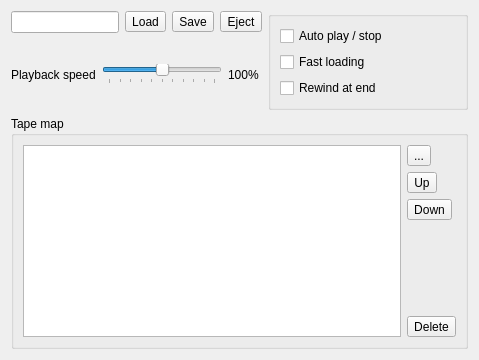
           <widget class="QWidget" name="tab_9">
            <attribute name="icon">
             <iconset resource="../xpeccy.qrc">
              <normaloff>:/images/tape.png</normaloff>:/images/tape.png</iconset>
            </attribute>
            <attribute name="title">
             <string>Tape</string>
            </attribute>
            <layout class="QVBoxLayout" name="verticalLayout_38" stretch="0,10">
             <item>
              <layout class="QHBoxLayout" name="horizontalLayout_7">
               <item>
                <layout class="QGridLayout" name="gridLayout_19">
                 <item row="0" column="3">
                  <widget class="QToolButton" name="tremotb">
                   <property name="toolTip">
                    <string>Eject the tape</string>
                   </property>
                   <property name="text">
                    <string>Eject</string>
                   </property>
                   <property name="icon">
                    <iconset resource="../xpeccy.qrc">
                     <normaloff>:/images/cancel.png</normaloff>:/images/cancel.png</iconset>
                   </property>
                  </widget>
                 </item>
                 <item row="0" column="2">
                  <widget class="QToolButton" name="tsavetb">
                   <property name="toolTip">
                    <string>Save the tape to a file</string>
                   </property>
                   <property name="text">
                    <string>Save</string>
                   </property>
                   <property name="icon">
                    <iconset resource="../xpeccy.qrc">
                     <normaloff>:/images/save_all.png</normaloff>:/images/save_all.png</iconset>
                   </property>
                  </widget>
                 </item>
                 <item row="0" column="0">
                  <widget class="QLineEdit" name="tpathle">
                   <property name="readOnly">
                    <bool>true</bool>
                   </property>
                  </widget>
                 </item>
                 <item row="0" column="1">
                  <widget class="QToolButton" name="tloadtb">
                   <property name="toolTip">
                    <string>Open a tape image</string>
                   </property>
                   <property name="text">
                    <string>Load</string>
                   </property>
                   <property name="icon">
                    <iconset resource="../xpeccy.qrc">
                     <normaloff>:/images/fileopen.png</normaloff>:/images/fileopen.png</iconset>
                   </property>
                  </widget>
                 </item>
                 <item row="1" column="0" colspan="4">
                  <layout class="QHBoxLayout" name="horizontalLayout_31">
                   <item>
                    <widget class="QLabel" name="labTapeSpeed">
                     <property name="toolTip">
                      <string>How fast the tape signal is played, in per cent of normal. A few images made on machines with an unusual clock load only when it is nudged either way</string>
                     </property>
                     <property name="text">
                      <string>Playback speed</string>
                     </property>
                    </widget>
                   </item>
                   <item>
                    <widget class="xSlider" name="sldTapeSpeed">
                     <property name="toolTip">
                      <string>How fast the tape signal is played, in per cent of normal. A few images made on machines with an unusual clock load only when it is nudged either way</string>
                     </property>
                     <property name="minimum">
                      <number>95</number>
                     </property>
                     <property name="maximum">
                      <number>105</number>
                     </property>
                     <property name="pageStep">
                      <number>1</number>
                     </property>
                     <property name="value">
                      <number>100</number>
                     </property>
                     <property name="orientation">
                      <enum>Qt::Horizontal</enum>
                     </property>
                     <property name="tickPosition">
                      <enum>QSlider::TicksBelow</enum>
                     </property>
                     <property name="tickInterval">
                      <number>1</number>
                     </property>
                    </widget>
                   </item>
                   <item>
                    <widget class="QLabel" name="labTapeSpeedVal">
                     <property name="minimumSize">
                      <size>
                       <width>34</width>
                       <height>0</height>
                      </size>
                     </property>
                     <property name="text">
                      <string>100%</string>
                     </property>
                    </widget>
                   </item>
                  </layout>
                 </item>
                 <item row="2" column="0">
                  <spacer name="verticalSpacer_27">
                   <property name="orientation">
                    <enum>Qt::Vertical</enum>
                   </property>
                   <property name="sizeType">
                    <enum>QSizePolicy::Minimum</enum>
                   </property>
                   <property name="sizeHint" stdset="0">
                    <size>
                     <width>0</width>
                     <height>0</height>
                    </size>
                   </property>
                  </spacer>
                 </item>
                </layout>
               </item>
               <item>
                <widget class="QGroupBox" name="groupBox_9">
                 <property name="minimumSize">
                  <size>
                   <width>200</width>
                   <height>0</height>
                  </size>
                 </property>
                 <property name="title">
                  <string/>
                 </property>
                 <layout class="QVBoxLayout" name="verticalLayout_34">
                  <item>
                   <widget class="QCheckBox" name="cbTapeAuto">
                    <property name="toolTip">
                     <string>Start the tape when a loader asks for it, stop it between blocks</string>
                    </property>
                    <property name="text">
                     <string>Auto play / stop</string>
                    </property>
                   </widget>
                  </item>
                  <item>
                   <widget class="QCheckBox" name="cbTapeFast">
                    <property name="toolTip">
                     <string>Hand ROM blocks straight to the machine instead of playing them</string>
                    </property>
                    <property name="text">
                     <string>Fast loading</string>
                    </property>
                   </widget>
                  </item>
                  <item>
                   <widget class="QCheckBox" name="cbTapeRewind">
                    <property name="toolTip">
                     <string>Play starts a tape played to its end over again; off, it stops at the end</string>
                    </property>
                    <property name="text">
                     <string>Rewind at end</string>
                    </property>
                   </widget>
                  </item>
                  <item>
                   <spacer name="verticalSpacer_28">
                    <property name="orientation">
                     <enum>Qt::Vertical</enum>
                    </property>
                    <property name="sizeType">
                     <enum>QSizePolicy::Minimum</enum>
                    </property>
                    <property name="sizeHint" stdset="0">
                     <size>
                      <width>0</width>
                      <height>0</height>
                     </size>
                    </property>
                   </spacer>
                  </item>
                 </layout>
                </widget>
               </item>
              </layout>
             </item>
             <item>
              <widget class="QGroupBox" name="TMBox">
               <property name="title">
                <string>Tape map</string>
               </property>
               <layout class="QHBoxLayout" name="horizontalLayout_8">
                <item>
                 <widget class="xTapeCatTable" name="tapelist">
                  <property name="contextMenuPolicy">
                   <enum>Qt::ActionsContextMenu</enum>
                  </property>
                  <property name="editTriggers">
                   <set>QAbstractItemView::NoEditTriggers</set>
                  </property>
                  <property name="alternatingRowColors">
                   <bool>true</bool>
                  </property>
                  <property name="selectionMode">
                   <enum>QAbstractItemView::SingleSelection</enum>
                  </property>
                  <property name="selectionBehavior">
                   <enum>QAbstractItemView::SelectRows</enum>
                  </property>
                  <property name="gridStyle">
                   <enum>Qt::DotLine</enum>
                  </property>
                  <attribute name="horizontalHeaderStretchLastSection">
                   <bool>true</bool>
                  </attribute>
                  <attribute name="verticalHeaderVisible">
                   <bool>false</bool>
                  </attribute>
                  <attribute name="verticalHeaderMinimumSectionSize">
                   <number>17</number>
                  </attribute>
                  <attribute name="verticalHeaderDefaultSectionSize">
                   <number>17</number>
                  </attribute>
                 </widget>
                </item>
                <item>
                 <layout class="QVBoxLayout" name="verticalLayout_10">
                  <item>
                   <widget class="QToolButton" name="tbToDisk">
                    <property name="toolTip">
                     <string>Copy to disk</string>
                    </property>
                    <property name="text">
                     <string>...</string>
                    </property>
                    <property name="icon">
                     <iconset resource="../xpeccy.qrc">
                      <normaloff>:/images/floppy.png</normaloff>:/images/floppy.png</iconset>
                    </property>
                   </widget>
                  </item>
                  <item>
                   <widget class="QToolButton" name="blkuptb">
                    <property name="toolTip">
                     <string>Move the block up</string>
                    </property>
                    <property name="text">
                     <string>Up</string>
                    </property>
                    <property name="icon">
                     <iconset resource="../xpeccy.qrc">
                      <normaloff>:/images/arrow-up.png</normaloff>:/images/arrow-up.png</iconset>
                    </property>
                   </widget>
                  </item>
                  <item>
                   <widget class="QToolButton" name="blkdntb">
                    <property name="toolTip">
                     <string>Move the block down</string>
                    </property>
                    <property name="text">
                     <string>Down</string>
                    </property>
                    <property name="icon">
                     <iconset resource="../xpeccy.qrc">
                      <normaloff>:/images/arrow-down.png</normaloff>:/images/arrow-down.png</iconset>
                    </property>
                   </widget>
                  </item>
                  <item>
                   <spacer name="verticalSpacer_4">
                    <property name="orientation">
                     <enum>Qt::Vertical</enum>
                    </property>
                    <property name="sizeHint" stdset="0">
                     <size>
                      <width>20</width>
                      <height>40</height>
                     </size>
                    </property>
                   </spacer>
                  </item>
                  <item>
                   <widget class="QToolButton" name="blkrmtb">
                    <property name="toolTip">
                     <string>Delete the block</string>
                    </property>
                    <property name="text">
                     <string>Delete</string>
                    </property>
                    <property name="icon">
                     <iconset resource="../xpeccy.qrc">
                      <normaloff>:/images/cancel.png</normaloff>:/images/cancel.png</iconset>
                    </property>
                   </widget>
                  </item>
                 </layout>
                </item>
               </layout>
              </widget>
             </item>
            </layout>
           </widget>
